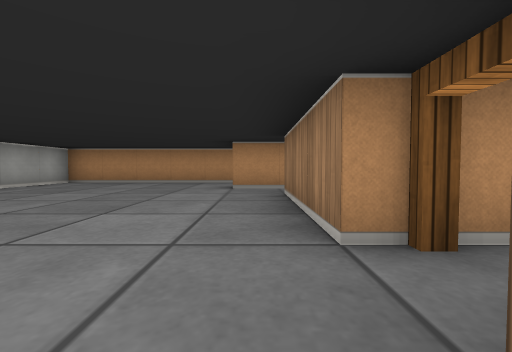
view 1 (above)

20 first-person views from a walk through a cub3D ray-caster map. The camera is about half as high as the walls, tilts 2° down and sees 90° across. The floor is counted in squares. Each view is taken from the middle of a square. On the plan, view 1 faces up. The plan holds only what a view shows up to about 9 squares ahead; the rest is blank.

view 2
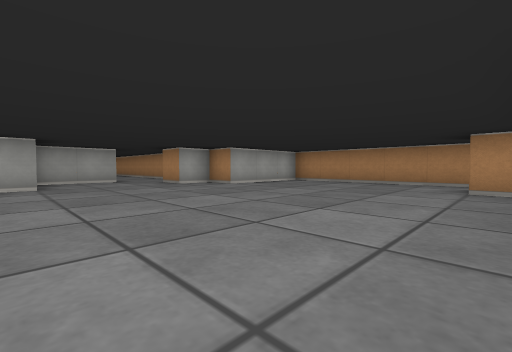

view 3
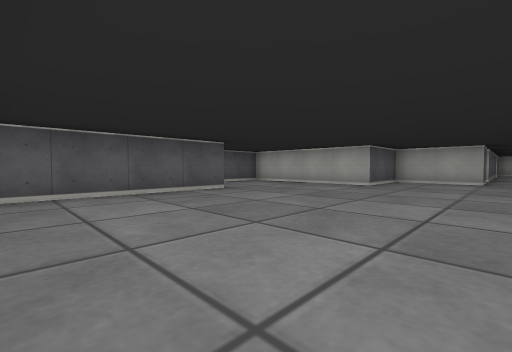

view 4
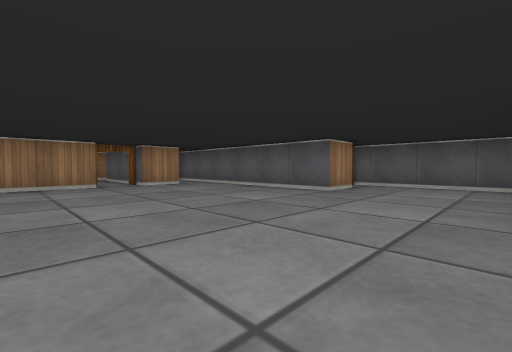

view 5
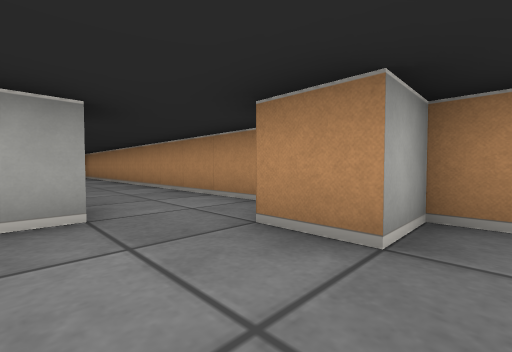

view 6
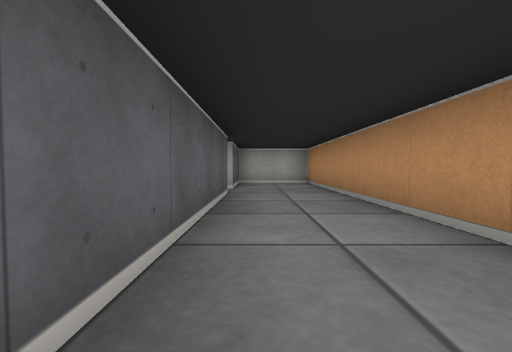

view 7
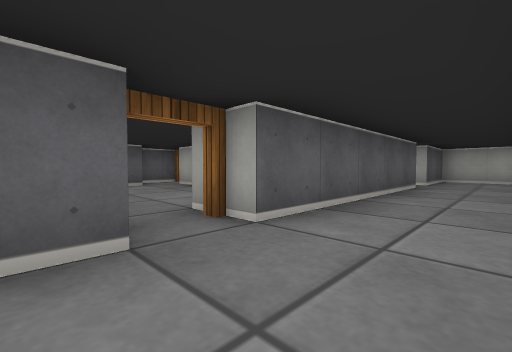

view 8
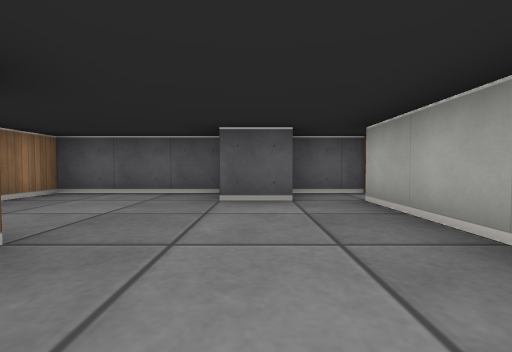

view 9
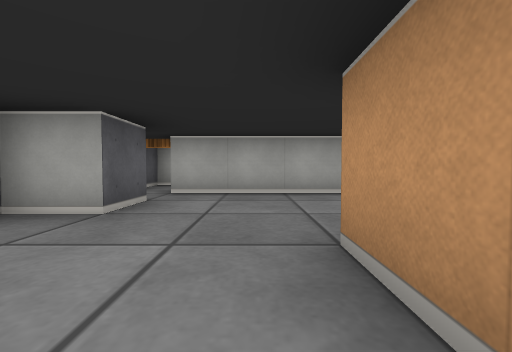

view 10
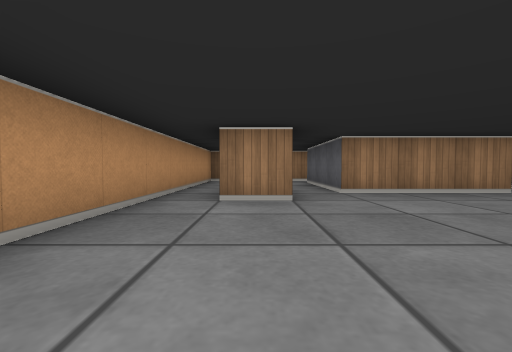

view 11
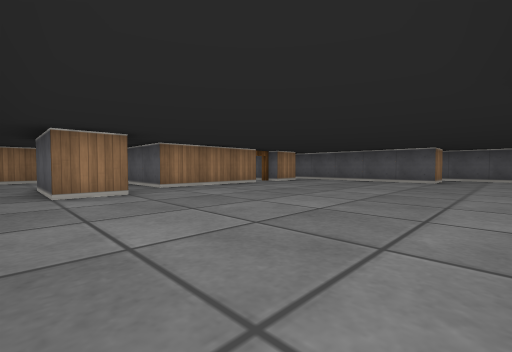

view 12
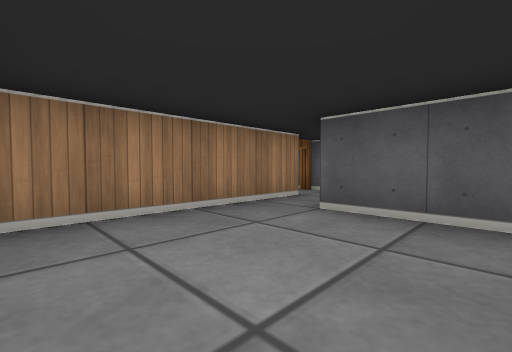

view 13
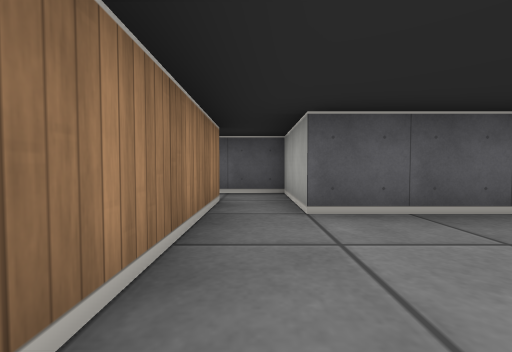

view 14
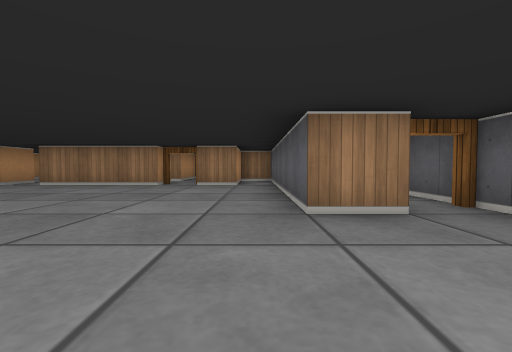

view 15
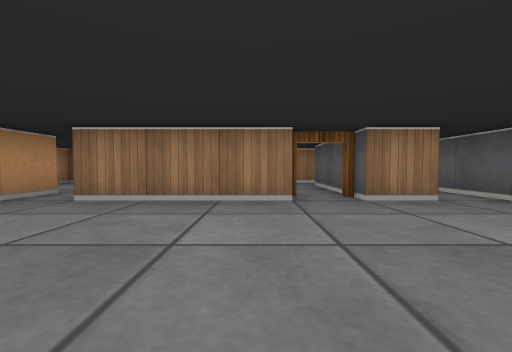

view 16
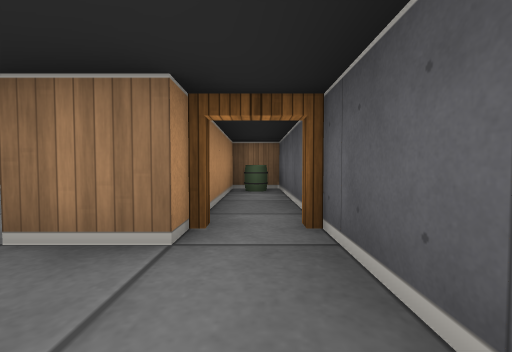

view 17
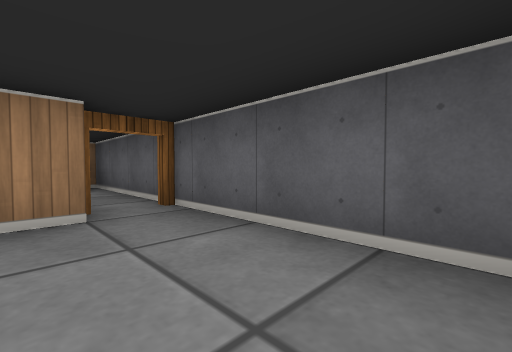

view 18
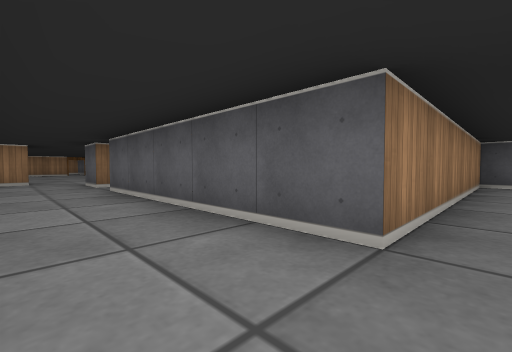

view 19
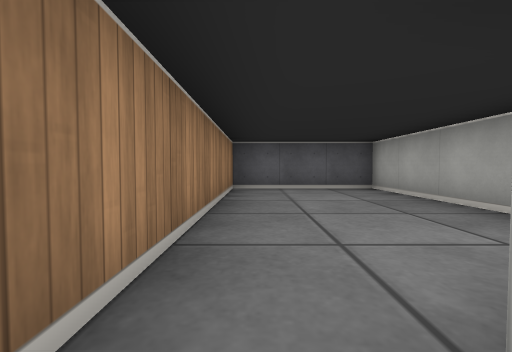

view 20
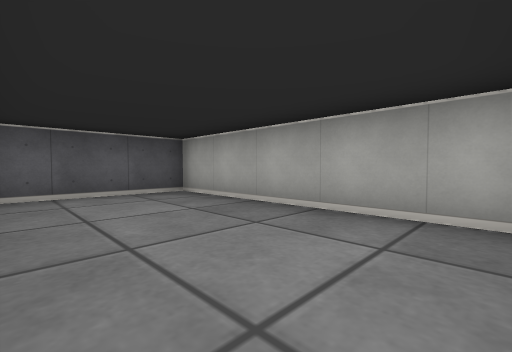

### Floor plan
Points are (right, up) in squares from view 1. A wall is a line through its corners. A room is listed if a view was taken in it or the views show most of it. See-through windows are left out.
Room 1 (views 1, 2, 3, 4, 5, 6, 7, 10, 11, 14, 15, 16, 17, 18)
walls: (-8.5, 4.5) (-18.5, 4.5) (-18.5, 2.5) (-16.5, 2.5); (-9.6, 2.5) (-8.5, 2.5) (-8.5, 0.5) (-6.5, 0.5) (-6.5, -3.2); (-3.5, -2.5) (-3.5, -1.5) (2.5, -1.5) (2.5, -0.5); (0.5, 1.5) (0.5, 4.5) (1.5, 4.5); (0.5, -0.6) (0.5, 0.5); (-6.2, -3.5) (-3, -3.5); (1.5, 5.5) (-0.5, 5.5) (-0.5, 6.5) (1.5, 6.5); (1.5, 7.5) (-5.5, 7.5) (-5.5, 4.5) (-6.5, 4.5) (-6.5, 3.5) (-7.5, 3.5) (-7.5, 4); (2.1, -0.5) (0.8, -0.5); (-15.5, 2.5) (-10.5, 2.5)
ways out: open door at (-10, 2) to room 2; opening at (0.5, 7) to room 3; opening at (1, 5) to room 3; opening at (-16, 2) to room 4; open door at (-3, -3) to room 5; open door at (1, 1)
Room 2 (views 8, 9)
walls: (-8.4, -0.5) (-9.5, -0.5); (-11.6, -2.5) (-10.5, -2.5) (-10.5, -3.5) (-7.5, -3.5) (-7.5, -2.5); (-12.5, 0.6) (-12.5, -2.5); (-13.1, -3.5) (-11.6, -3.5)
ways out: open door at (-10, 2) to room 1; open door at (-13, -3)
Room 3 (views 12, 13)
walls: (1.5, 4.5) (3.5, 4.5) (3.5, 2.5) (5.2, 2.5); (4.5, 3.5) (4.5, 7.5) (1.5, 7.5)
ways out: opening at (0.5, 7) to room 1; opening at (1, 5) to room 1; open door at (5, 3)
Room 4 (views 19, 20)
walls: (-18.5, 1.1) (-18.5, -3.5) (-15.5, -3.5) (-15.5, 2.5); (-16.5, 2.5) (-16.5, 1.5)
ways out: opening at (-16, 2) to room 1
Room 5 (no view inside)
walls: (-3, -3.5) (0.5, -3.5) (0.5, -2.5) (-3.5, -2.5)
ways out: open door at (-3, -3) to room 1
objects: barrel (0, -3)

Positions as (right, up) in squares from view 1, and headings:
1: (0, 0), facing up
2: (0, 0), facing up-left
3: (0, 3), facing down-left
4: (-6, 3), facing down-right
5: (-6, 2), facing up-left
6: (-11, 3), facing left
7: (-9, 4), facing down-left
8: (-11, 1), facing down
9: (-8, -1), facing left
10: (-4, 6), facing right
11: (-5, 7), facing down-right
12: (2, 7), facing down-right
13: (4, 7), facing down
14: (-6, -1), facing right
15: (-3, 2), facing right
16: (-5, -3), facing right
17: (-6, -2), facing down-right
18: (-16, 4), facing down-right
19: (-16, 2), facing down
20: (-16, 1), facing down-left
